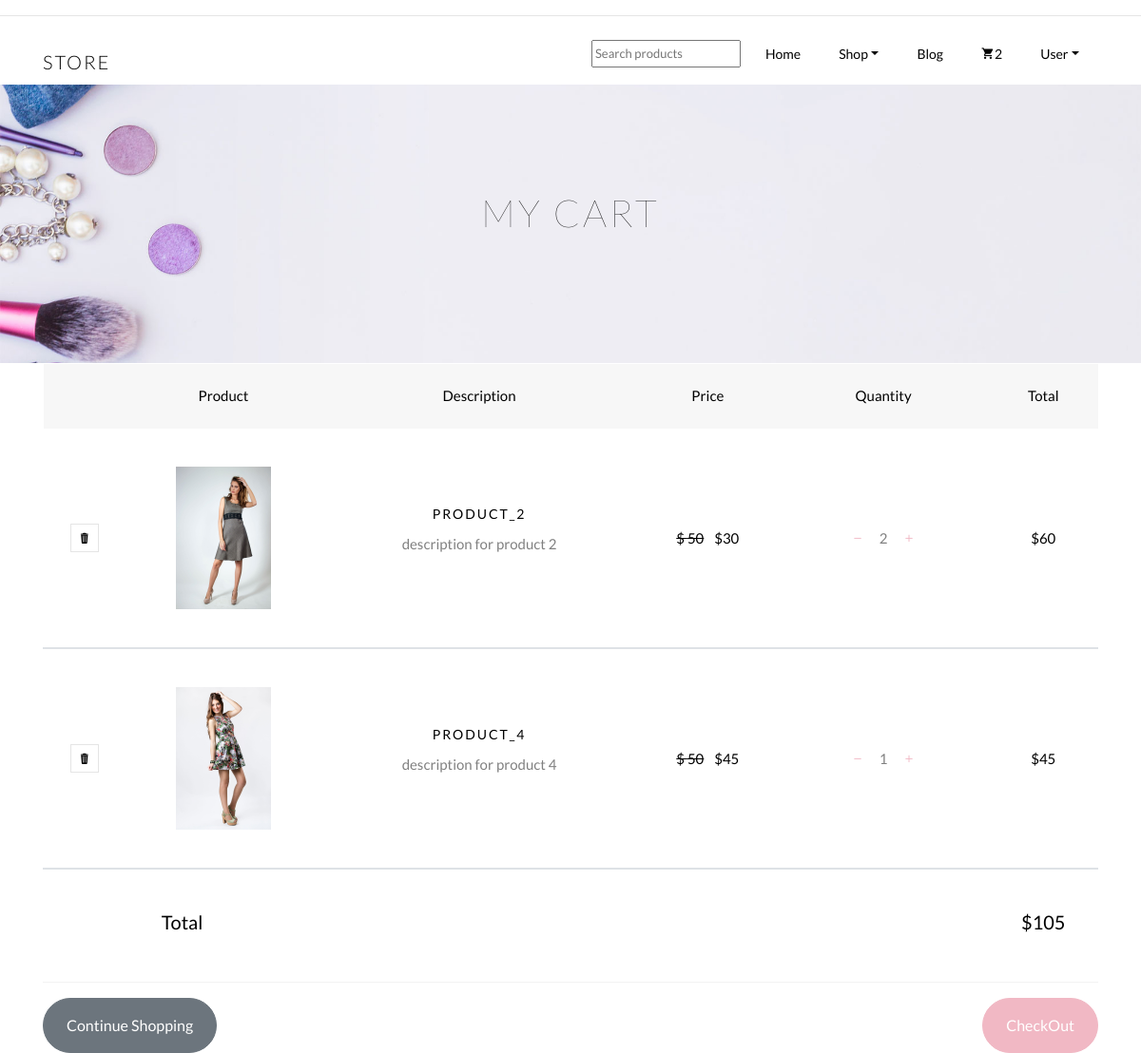
The app's page /cart/ (signed in), older data.
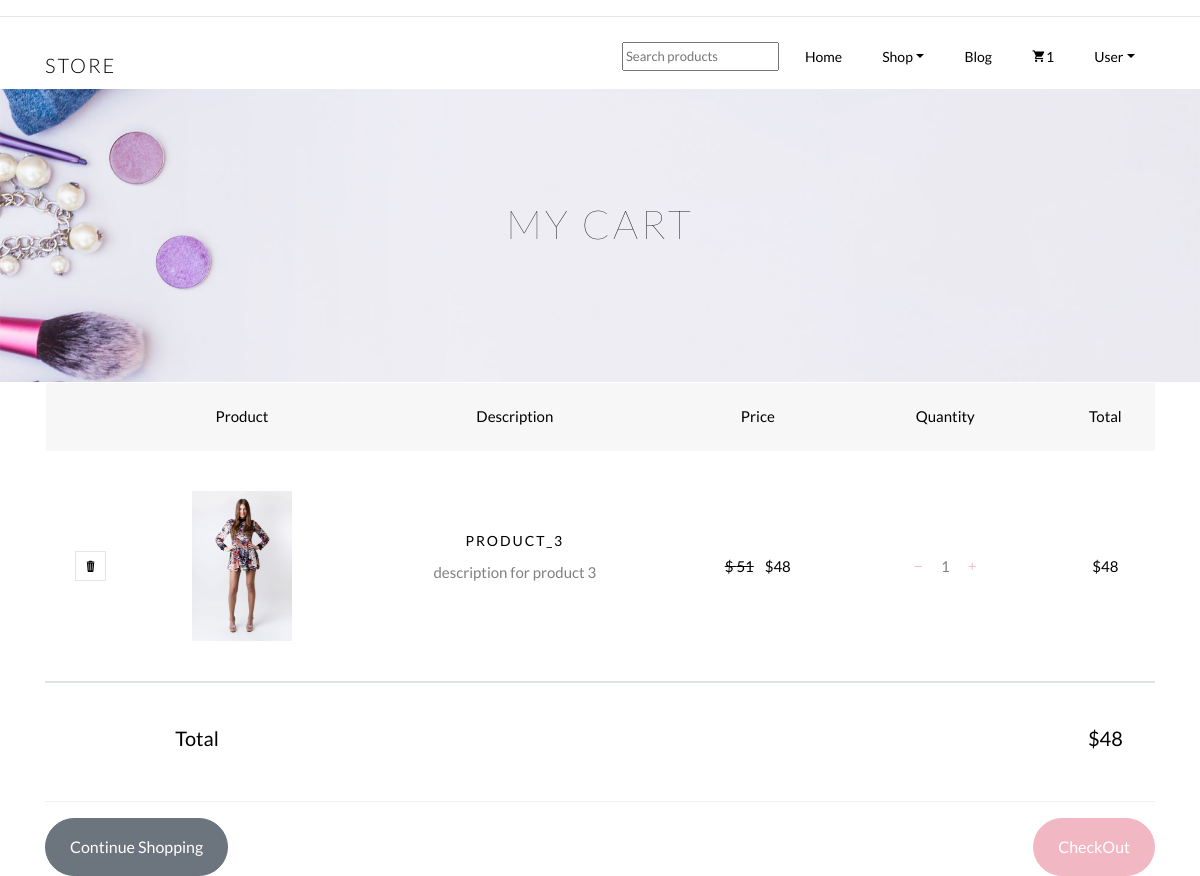
The same page, newer data.
### products/models.py (models this page shows, shortened)
class Order(models.Model):
    user = models.ForeignKey(User, on_delete=models.CASCADE)
    ordered = models.BooleanField(default=False)
    reference_code = models.CharField(max_length=20)
    product = models.ManyToManyField(OrderProduct)
    start_date = models.DateTimeField(auto_now_add=True)
    ordered_date = models.DateTimeField(auto_now_add = True)
    billing_address = models.ForeignKey('BillingAddress', on_delete = models.SET_NULL, blank=True, null=True)
    payment_info = models.ForeignKey('Payment', on_delete = models.SET_NULL, blank=True, null=True)
    order_status = models.ForeignKey('OrderStatus', on_delete = models.SET_NULL, blank=True, null=True)
    def get_grand_total(self):
        total = 0
        for product in self.product.all():
            total += product.get_total_price()
        return total

class OrderProduct(models.Model):
    user = models.ForeignKey(User, on_delete=models.CASCADE)
    ordered = models.BooleanField ( default=False )
    product = models.ForeignKey(Product, on_delete = models.CASCADE)
    quantity = models.IntegerField(default=1)
    def get_total_price(self):
        total_price = 0
        if self.product.discounted_price:
            total_price = self.quantity*self.product.discounted_price
        else:
            total_price = self.quantity*self.product.price
        return total_price

class Product(models.Model):
    name = models.CharField(max_length=50)
    picture = models.ImageField(upload_to= 'items/images', blank = True, null = True)
    price = models.IntegerField()
    discounted_price = models.IntegerField(blank=True, null=True)
    description = models.CharField(max_length=250)
    additional_information = models.TextField(max_length=3000)
    category = models.CharField(choices = CATEGORY_CHOICES, max_length = 5)
    featured = models.CharField(choices = FEATURE_CHOICES, max_length = 10, blank=True, null=True)
    label = models.CharField(choices = LABEL_CHOICES, max_length = 15, blank=True, null=True)
    color_label = models.CharField(choices = COLOR_LABEL, max_length = 9, blank=True, null=True)
    slug = models.SlugField()

### products/views.py (the view)
# urls.py: path('cart/', views.OrderSummary.as_view(), name = 'cart'),
class OrderSummary(LoginRequiredMixin,View):
    def get(self, *args, **kwargs):
        try:
            form = Query()
            object = Order.objects.get(user=self.request.user, ordered=False)
            context = {
                'object': object,
                'query_form':form
            }
            return render(self.request, 'products/cart.html', context)
        except ObjectDoesNotExist:
            messages.warning(self.request, 'Your cart is empty.')
            return redirect('home')

### products/forms.py
class Query(forms.Form):
    name = forms.CharField(widget=forms.TextInput(attrs = {'type':"text",
                        "class":"form-group",
                        'placeholder':"Search products",
                        'aria-label':"search"
                        }))

### products/templatetags/cart_template_tags.py (called while the page is built)
@register.filter
def cart_product_count(user):
    if user.is_authenticated:
        qs = Order.objects.filter(user=user, ordered=False)
        if qs.exists():
            count = qs[0].product.count()
            if count != None:
                return count
            else:
                count= 0
            return count
    return 0

### templates/products/cart.html (shortened to what this page needs)
{% extends 'index.html' %}
{% load static %}
{% block content %}
  <body>
		<div class="hero-wrap hero-bread" style="background-image: url({% static "images/bg_6.jpg" %});">
      <div class="container">
        <div class="row no-gutters slider-text align-items-center justify-content-center">
          <div class="col-md-9 animate text-center">
            <h1 class="mb-0 bread">My Cart</h1>
            <p class="breadcrumbs"><span class="mr-2"><a href="index.html"></a></span> </p>
          </div>
        </div>
      </div>
    </div>
		<section class="section cart">
			<div class="container">
				<div class="row">
    				<div class="col-md-12">
    				<div class="cart-list">
	    				<table class="table">
						    <thead class="thead-primary">
						      <tr class="text-center">
								<th></th>
								<th>Product</th>
								<th>Description</th>
						        <th>Price</th>
						        <th>Quantity</th>
						        <th>Total</th>
						      </tr>
							</thead>
							{% for order_product in object.product.all %}
						    <tbody>
						      <tr class="text-center">
						        <td class="product-remove"><a href="{% url 'remove_from_cart' order_product.product.id %}"><span class="ion-ios-trash"></span></a></td>
						        <td class="image-prod"><div class="img" style="background-image:url({{ order_product.product.picture.url }});"></div></td>
						        <td class="product-name">
						        	<h3>{{ order_product.product.name }}</h3>
						        	<p>{{ order_product.product.description }}</p>
						        </td>
						        {% if order_product.product.discounted_price %}
									<td class="price"><span class="mr-2 price-dc"><del>$ {{ order_product.product.price }}</del></span> ${{ order_product.product.discounted_price }}</td>
								{% else %}
									<td class="price">${{ order_product.product.price }}</td>
								{% endif %}
								<td class="quantity">
									<a href="{% url 'minus_one' order_product.product.id %}"><span class="ion-ios-remove mr-3"></span></a>
									{{ order_product.quantity }}
									<a href="{% url 'plus_one' order_product.product.id %}"><span class="ion-ios-add ml-3"></span></a>
								</td>
						        <td class="total">${{ order_product.get_total_price }}</td>
							  </tr>
							  {% endfor %}
							</tbody>
							<tr>
								<td colspan="2"><b><h5>Total</h5></b></td>
								<td ></td>
								<td ></td>
								<td ></td>
								<td ><h5>${{ object.get_grand_total }}</h5></td>
							</tr>
						  </table>
						  <a href="{% url 'home' %}" class="btn btn-secondary py-3 px-4">Continue Shopping</a>
						  <a href="{% url 'checkout' %}" class="btn btn-primary py-3 px-4 float-right">CheckOut</a>
					  </div>
    			</div>
    		</div>
    		</div>
		</section>
	</body>
{% endblock %}

### templates/index.html (shortened to what this page needs)
{% load static %}
{% load cart_template_tags %}
<!DOCTYPE html>
<html lang="en">
  <head>
    <link rel="stylesheet" href="{% static "css/open-iconic-bootstrap.min.css" %}">
    <link rel="stylesheet" href="{% static 'css/animate.css' %}">
    <link rel="stylesheet" href="{% static "css/owl.carousel.min.css" %}">
    <link rel="stylesheet" href="{% static 'css/owl.theme.default.min.css' %}">
    <link rel="stylesheet" href="{% static 'css/magnific-popup.css' %}">
    <link rel="stylesheet" href="{% static "css/aos.css" %}">
    <link rel="stylesheet" href="{% static "css/ionicons.min.css" %}">
    <link rel="stylesheet" href="{% static "css/bootstrap-datepicker.css" %}">
    <link rel="stylesheet" href="{% static "css/jquery.timepicker.css" %}">
    <link rel="stylesheet" href="{% static "css/flaticon.css" %}">
    <link rel="stylesheet" href="{% static "css/icomoon.css" %}">
    <link rel="stylesheet" href="{% static "css/style.css" %}">
  </head>
  <body>
    <nav class="navbar navbar-expand-lg navbar-dark ftco_navbar bg-dark ftco-navbar-light" id="ftco-navbar">
	    <div class="container">
	      <a class="navbar-brand" href="{% url 'home' %}">Store</a>
	      <div class="collapse navbar-collapse" id="ftco-nav">
	        <ul class="navbar-nav ml-auto">
          <form action="{% url 'search_results' %}" method="POST" class="form mt-3">{% csrf_token %}
            <div style="font-size: small; padding: 6px;" class="form-group d-flex">
            {{ query_form.name }}
            </div>
            </form>
	          <li class="nav-item active"><a href="{% url 'home' %}" class="nav-link">Home</a></li>
	          <li class="nav-item dropdown">
              <a class="nav-link dropdown-toggle" href="#" id="dropdown04" data-toggle="dropdown" aria-haspopup="true" aria-expanded="false">Shop</a>
            </li>
            <li class="nav-item active"><a href="{% url 'blog' %}" class="nav-link">Blog</a>
            </li>
              <li class="nav-item cta cta-colored"><a href="{%url 'cart' %}" class="nav-link"><span class="icon-shopping_cart"></span>{{ request.user|cart_product_count }}</a></li>
              <li class="nav-item dropdown">
              <a class="nav-link dropdown-toggle" href="#" id="dropdown04" data-toggle="dropdown" aria-haspopup="true" aria-expanded="false">User</a>
              </li>
	        </ul>
	      </div>
	    </div>
	  </nav>
	  <hr>
    <div class="mt-5 pt-4">
      </div>
	  {% block content %}
  {% endblock %}
  </body>
</html>

Row changes from the older to the newer data that the page shows:
no longer on this page (row edited): OrderProduct: product.picture (picture), product.name "PRODUCT_2", product.description "description for product 2", product.price "50", product.discounted_price "30", quantity "2", get_total_price "60"
no longer on this page (row edited): OrderProduct: product.picture (picture), product.name "PRODUCT_4", product.description "description for product 4", product.price "50", product.discounted_price "45", quantity "1", get_total_price "45"
no longer on this page (row edited): Order: get_grand_total "105"
added OrderProduct: product.picture (picture), product.name "PRODUCT_3", product.description "description for product 3", product.price "51", product.discounted_price "48", quantity "1", get_total_price "48"
added Order: get_grand_total "48"
Text that changed along with them:
{{ request.user|cart_product_count }}: "2" → "1"
